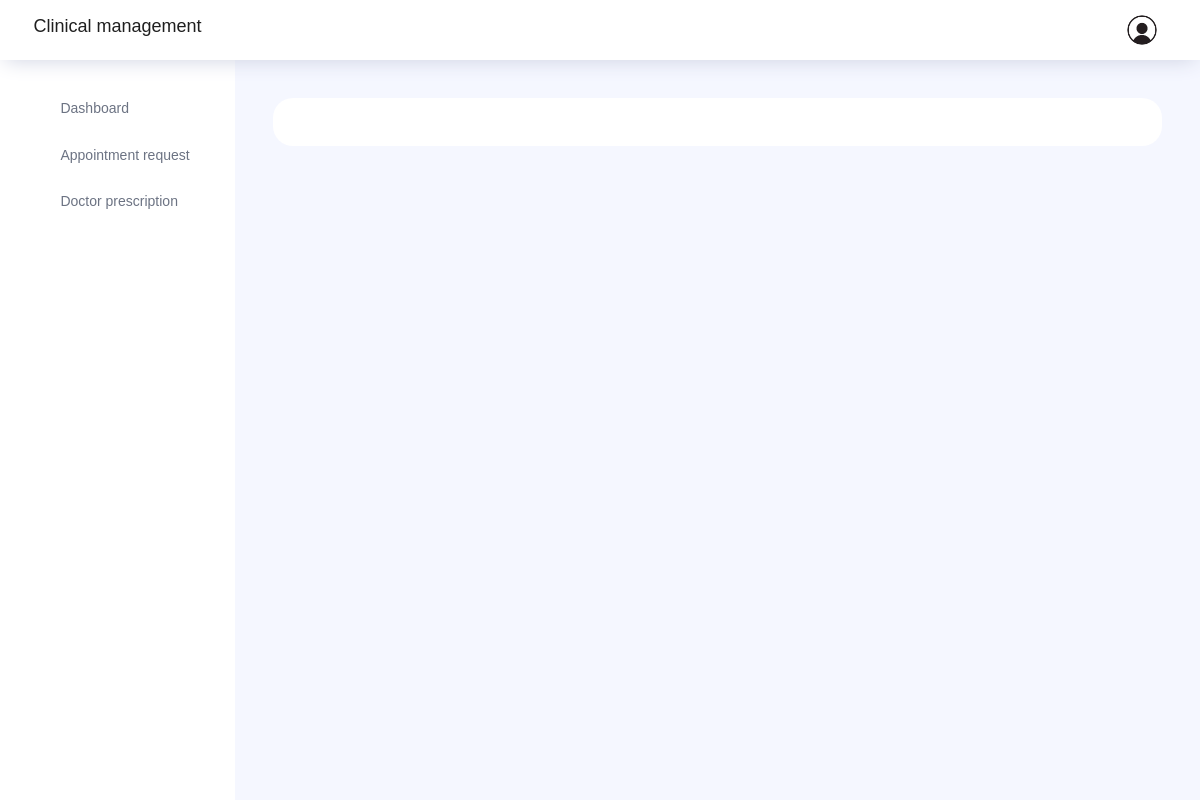
Before: /doctor_prescription (signed in) with the older database file.
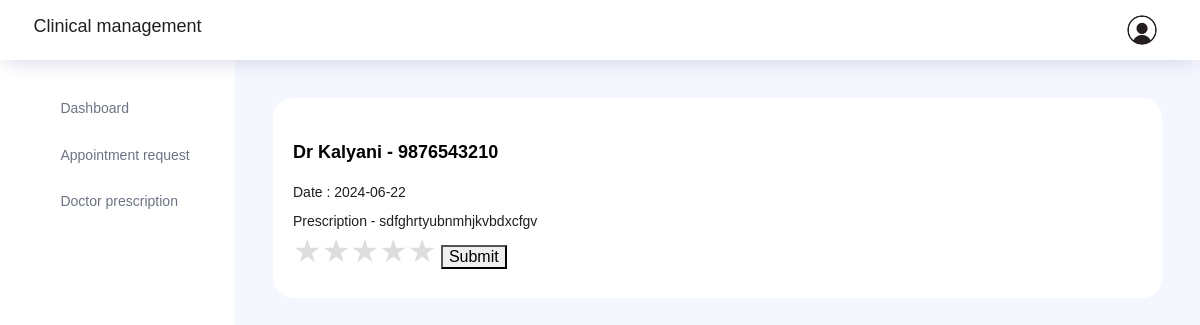
After: the same page with the newer database file.
### users/models.py (models this page shows, shortened)
class Prescription(models.Model):
    appo_id = models.ForeignKey(Appointments, on_delete=models.CASCADE)
    prescription = models.CharField(max_length=600, default='')
    date = models.DateTimeField(default=timezone.now, editable=False)  # Automatically sets the current date and time when created

class Appointments(models.Model):
    clinic_id = models.CharField(max_length=100, default='patient')
    patient_id = models.ForeignKey(NewUser, on_delete=models.CASCADE, related_name='patient_appointments')
    doctor_id = models.ForeignKey(NewUser, on_delete=models.CASCADE, related_name='doctor_appointments')
    timings = models.DateTimeField(default=timezone.now)
    slot = models.BooleanField(default=False)
    slot_timing = models.CharField(max_length=300, default='')
    slot_date = models.CharField(max_length=400,default='')

class NewUser(AbstractUser):
    user_type = models.CharField(max_length=100, default='patient')
    phone_no = models.CharField(max_length=100, default='employee')
    address = models.CharField(max_length=100, default='employee')
    city = models.CharField(max_length=100, default='employee')
    qualification=models.CharField(max_length=100, default=' ')
    specialization=models.CharField(max_length=100, default=' ')
    available_timings=models.CharField(max_length=100, default=' ')
    added_by=models.CharField(max_length=100, default=' ')

### users/views.py (the view, shortened to what this page needs)
# urls.py: path('doctor_prescription', views.doctor_prescription, name='doctor_prescription'),
def doctor_prescription(request):
    data = Prescription.objects.select_related('appo_id__doctor_id').filter(appo_id__patient_id=request.user.id)
    ratings = Rating.objects.filter(patient=request.user, prescription__in=data).select_related('prescription')
    ratings_dict = {rating.prescription_id: rating for rating in ratings}
    return render(request, 'doctor_prescription.html', {'data': data, 'ratings_dict': ratings_dict})

### users/templates/doctor_prescription.html (shortened to what this page needs)
{% extends 'base2.html' %}
{% block content %}
<div class="main-panel">
  <div class="content-wrapper">
      <div class="row">
          <div class="col-md-12 grid-margin stretch-card">
              <div class="card position-relative">
                  <div class="card-body">
                      <div id="detailedReports" class="carousel slide detailed-report-carousel position-static pt-2" data-ride="carousel">
                          <div class="carousel-inner">
                              <div class="carousel-item active">
                                  {% for x in data %}
                                  <div class="row">
                                      <div class="col-md-12 col-xl-12 d-flex flex-column justify-content-start">
                                          <div class="ml-xl-12 mt-3">
                                              <p class="card-title">{{x.appo_id.doctor_id.first_name}} - {{x.appo_id.doctor_id.phone_no}}</p>
                                              <p>Date : {{x.date|date:"Y-m-d"}}</p>
                                              <p class="mb-2 mb-xl-0">Prescription - {{x.prescription}}</p>
                                          </div>
                                          <form method="post">
                                              <div class="star-rating">
                                                  <label for="rating5_{{ x.id }}" title="5 stars">&#9733;</label>
                                                  <label for="rating4_{{ x.id }}" title="4 stars">&#9733;</label>
                                                  <label for="rating3_{{ x.id }}" title="3 stars">&#9733;</label>
                                                  <label for="rating2_{{ x.id }}" title="2 stars">&#9733;</label>
                                                  <label for="rating1_{{ x.id }}" title="1 star">&#9733;</label>
                                              </div>
                                              <button type="submit">Submit</button>
                                          </form>
                                      </div>
                                  </div>
                                  {% endfor %}
                              </div>
                          </div>
                      </div>
                  </div>
              </div>
          </div>
      </div>
  </div>
</div>
{% endblock %}

### users/templates/base2.html (shortened to what this page needs)
<!DOCTYPE html>
<html lang="en">
<head>
  <link rel="stylesheet" href="/static/assets/vendors/feather/feather.css">
  <link rel="stylesheet" href="/static/assets/vendors/ti-icons/css/themify-icons.css">
  <link rel="stylesheet" href="/static/assets/vendors/css/vendor.bundle.base.css">
  <link rel="stylesheet" href="/static/assets/vendors/datatables.net-bs4/dataTables.bootstrap4.css">
  <link rel="stylesheet" href="/static/assets/vendors/ti-icons/css/themify-icons.css">
  <link rel="stylesheet" type="text/css" href="/static/assets/js/select.dataTables.min.css">
  <link rel="stylesheet" href="/static/assets/css/vertical-layout-light/style.css">
  <link rel="stylesheet" href="https://cdnjs.cloudflare.com/ajax/libs/font-awesome/6.0.0-beta3/css/all.min.css">
</head>
<body>
  <div class="container-scroller">
    <nav class="navbar col-lg-12 col-12 p-0 fixed-top d-flex flex-row">
      <div class="text-center navbar-brand-wrapper d-flex align-items-center justify-content-center">
        <h4>Clinical management</h4>
      </div>
      <div class="navbar-menu-wrapper d-flex align-items-center justify-content-end">
        <ul class="navbar-nav navbar-nav-right">
          <li class="nav-item nav-profile dropdown">
            <a class="nav-link dropdown-toggle" href="#" data-toggle="dropdown" id="profileDropdown">
              <img src="/static/assets/images/user1.jpg" alt="profile"/>
            </a>
          </li>
        </ul>
      </div>
    </nav>
    <div class="container-fluid page-body-wrapper">
        <nav class="sidebar sidebar-offcanvas" id="sidebar">
          <ul class="nav">
            <li class="nav-item">
              <a class="nav-link" href="/patient_db">
                <i class="icon-grid menu-icon"></i>
                <span class="menu-title">Dashboard</span>
              </a>
            </li>
            <li class="nav-item">
                <a class="nav-link" href="/appointment_request">
                  <i class="icon-grid menu-icon"></i>
                  <span class="menu-title">Appointment request</span>
                </a>
              </li>
              <li class="nav-item">
                <a class="nav-link" href="/doctor_prescription">
                  <i class="icon-grid menu-icon"></i>
                  <span class="menu-title">Doctor prescription</span>
                </a>
              </li>
          </ul>
        </nav>
    {% block content %}
    {% endblock %}
</div>
</div>
</body>
</html>

### users/templates/doctor_prescription.html (style rules this page uses)
.star-rating { direction: rtl; display: inline-flex; font-size: 2rem; }
.star-rating label { color: #ddd; cursor: pointer; font-size: 2rem; }

Changed rows visible on the page:
added Prescription: appo_id.doctor_id.first_name "Dr Kalyani", appo_id.doctor_id.phone_no "9876543210", date "2024-06-22", prescription "sdfghrtyubnmhjkvbdxcfgv"
